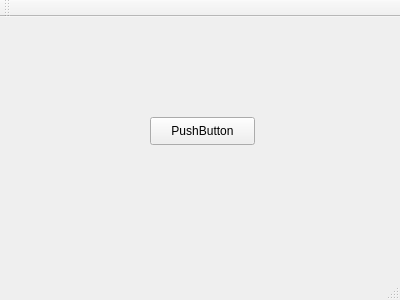
<?xml version="1.0" encoding="UTF-8"?>
<ui version="4.0">
 <class>MainWindow</class>
 <widget class="QMainWindow" name="MainWindow">
  <property name="geometry">
   <rect>
    <x>0</x>
    <y>0</y>
    <width>400</width>
    <height>300</height>
   </rect>
  </property>
  <property name="windowTitle">
   <string>MainWindow</string>
  </property>
  <widget class="QWidget" name="centralWidget">
   <widget class="QPushButton" name="pushButton">
    <property name="geometry">
     <rect>
      <x>150</x>
      <y>100</y>
      <width>105</width>
      <height>28</height>
     </rect>
    </property>
    <property name="text">
     <string>PushButton</string>
    </property>
   </widget>
  </widget>
  <widget class="QMenuBar" name="menuBar">
   <property name="geometry">
    <rect>
     <x>0</x>
     <y>0</y>
     <width>400</width>
     <height>26</height>
    </rect>
   </property>
  </widget>
  <widget class="QToolBar" name="mainToolBar">
   <attribute name="toolBarArea">
    <enum>TopToolBarArea</enum>
   </attribute>
   <attribute name="toolBarBreak">
    <bool>false</bool>
   </attribute>
  </widget>
  <widget class="QStatusBar" name="statusBar"/>
 </widget>
 <layoutdefault spacing="6" margin="11"/>
 <resources/>
 <connections>
  <connection>
   <sender>pushButton</sender>
   <signal>clicked()</signal>
   <receiver>MainWindow</receiver>
   <slot>close()</slot>
   <hints>
    <hint type="sourcelabel">
     <x>219</x>
     <y>145</y>
    </hint>
    <hint type="destinationlabel">
     <x>278</x>
     <y>269</y>
    </hint>
   </hints>
  </connection>
 </connections>
</ui>
